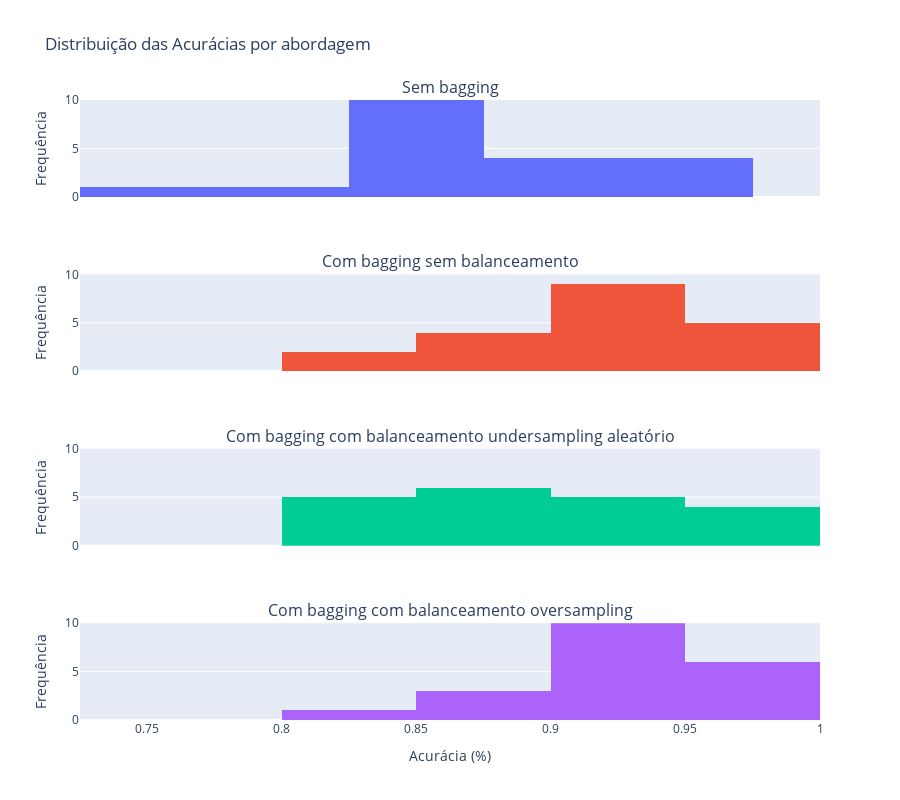

Notebook code for this chart:
### Markdown cell above
## DT

### Code cell
with open('../data/processed/dt_res.pkl', 'rb') as file: 
    dt_res = pickle.load(file)

with open('../data/processed/dt_imb_bag_res.pkl', 'rb') as file: 
    dt_imb_bag_res = pickle.load(file)

with open('../data/processed/dt_bal_und_bag_res.pkl', 'rb') as file: 
    dt_bal_und_bag_res = pickle.load(file)

with open('../data/processed/dt_bal_ovr_bag_res.pkl', 'rb') as file: 
    dt_bal_ovr_bag_res = pickle.load(file)

dt_accs = {
    'Sem bagging': dt_res['accuracies'],
    'Com bagging sem balanceamento': dt_imb_bag_res['accuracies'],
    'Com bagging com balanceamento undersampling aleatório': dt_bal_und_bag_res['accuracies'],
    'Com bagging com balanceamento oversampling': dt_bal_ovr_bag_res['accuracies'],
}

plot_accuracies(dt_accs)

### Figure 1 — Plotly figure (JSON) as saved in the notebook; plotly's stock layout.template omitted (floating-point values rounded to 4 significant figures)
{"data": [{"name": "Sem bagging", "type": "histogram", "x": [0.9531, 0.9375, 0.75, 0.8906, 0.9219, 0.8438, 0.8438, 0.9375, 0.8413, 0.8095, 0.8413, 0.8889, 0.873, 0.873, 0.8571, 0.873, 0.8889, 0.9365, 0.8254, 0.8413], "xaxis": "x", "yaxis": "y"}, {"name": "Com bagging sem balanceamento", "type": "histogram", "x": [0.9688, 0.9375, 0.8125, 0.9531, 0.8906, 0.8594, 0.8906, 0.9531, 0.9206, 0.9048, 0.8413, 0.9524, 0.9048, 0.9206, 0.9048, 0.9365, 0.9365, 0.9524, 0.9206, 0.873], "xaxis": "x2", "yaxis": "y2"}, {"name": "Com bagging com balanceamento undersampling aleatório", "type": "histogram", "x": [0.9688, 0.9062, 0.8125, 0.9219, 0.9219, 0.8438, 0.9219, 0.9688, 0.8889, 0.873, 0.8254, 0.9524, 0.8413, 0.8571, 0.873, 0.9524, 0.9365, 0.8889, 0.8889, 0.8413], "xaxis": "x3", "yaxis": "y3"}, {"name": "Com bagging com balanceamento oversampling", "type": "histogram", "x": [0.9688, 0.9531, 0.8281, 0.9688, 0.9375, 0.9062, 0.8906, 0.9844, 0.9048, 0.9048, 0.8571, 0.9683, 0.9048, 0.9048, 0.9206, 0.9524, 0.9365, 0.9048, 0.9206, 0.873], "xaxis": "x4", "yaxis": "y4"}], "layout": {"annotations": [{"font": {"size": 16}, "showarrow": false, "text": "Sem bagging", "x": 0.5, "xanchor": "center", "xref": "paper", "y": 1, "yanchor": "bottom", "yref": "paper"}, {"font": {"size": 16}, "showarrow": false, "text": "Com bagging sem balanceamento", "x": 0.5, "xanchor": "center", "xref": "paper", "y": 0.7188, "yanchor": "bottom", "yref": "paper"}, {"font": {"size": 16}, "showarrow": false, "text": "Com bagging com balanceamento undersampling aleatório", "x": 0.5, "xanchor": "center", "xref": "paper", "y": 0.4375, "yanchor": "bottom", "yref": "paper"}, {"font": {"size": 16}, "showarrow": false, "text": "Com bagging com balanceamento oversampling", "x": 0.5, "xanchor": "center", "xref": "paper", "y": 0.1562, "yanchor": "bottom", "yref": "paper"}], "autosize": true, "barmode": "overlay", "height": 800, "showlegend": false, "title": {"text": "Distribuição das Acurácias por abordagem"}, "xaxis": {"anchor": "y", "domain": [0, 1], "matches": "x4", "showticklabels": false}, "xaxis2": {"anchor": "y2", "domain": [0, 1], "matches": "x4", "showticklabels": false}, "xaxis3": {"anchor": "y3", "domain": [0, 1], "matches": "x4", "showticklabels": false}, "xaxis4": {"anchor": "y4", "domain": [0, 1], "title": {"text": "Acurácia (%)"}}, "yaxis": {"anchor": "x", "domain": [0.8438, 1], "range": [0, 10], "title": {"text": "Frequência"}}, "yaxis2": {"anchor": "x2", "domain": [0.5625, 0.7188], "range": [0, 10], "title": {"text": "Frequência"}}, "yaxis3": {"anchor": "x3", "domain": [0.2812, 0.4375], "range": [0, 10], "title": {"text": "Frequência"}}, "yaxis4": {"anchor": "x4", "domain": [0, 0.1562], "range": [0, 10], "title": {"text": "Frequência"}}}}
